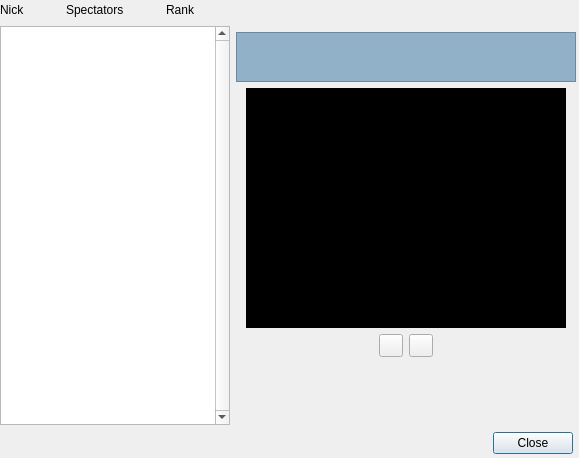
<?xml version="1.0" encoding="UTF-8"?>
<ui version="4.0">
 <class>uiWebcamStandard</class>
 <widget class="QDialog" name="uiWebcamStandard">
  <property name="geometry">
   <rect>
    <x>0</x>
    <y>0</y>
    <width>579</width>
    <height>458</height>
   </rect>
  </property>
  <property name="minimumSize">
   <size>
    <width>579</width>
    <height>458</height>
   </size>
  </property>
  <property name="maximumSize">
   <size>
    <width>579</width>
    <height>458</height>
   </size>
  </property>
  <property name="windowTitle">
   <string>Webcam</string>
  </property>
  <property name="windowIcon">
   <iconset resource="../scc.qrc">
    <normaloff>:/images/logo16x16.png</normaloff>:/images/logo16x16.png</iconset>
  </property>
  <widget class="QDialogButtonBox" name="buttonBox">
   <property name="geometry">
    <rect>
     <x>12</x>
     <y>430</y>
     <width>561</width>
     <height>27</height>
    </rect>
   </property>
   <property name="standardButtons">
    <set>QDialogButtonBox::Close</set>
   </property>
  </widget>
  <widget class="QWidget" name="horizontalLayoutWidget">
   <property name="geometry">
    <rect>
     <x>0</x>
     <y>0</y>
     <width>576</width>
     <height>425</height>
    </rect>
   </property>
   <layout class="QHBoxLayout" name="horizontalLayout">
    <item>
     <layout class="QVBoxLayout" name="verticalLayout">
      <item>
       <layout class="QHBoxLayout" name="horizontalLayout_3">
        <item>
         <widget class="QLabel" name="label_list_nick">
          <property name="text">
           <string>Nick</string>
          </property>
         </widget>
        </item>
        <item>
         <spacer name="horizontalSpacer_5">
          <property name="orientation">
           <enum>Qt::Horizontal</enum>
          </property>
          <property name="sizeHint" stdset="0">
           <size>
            <width>40</width>
            <height>20</height>
           </size>
          </property>
         </spacer>
        </item>
        <item>
         <widget class="QLabel" name="label_list_spectators">
          <property name="text">
           <string>Spectators</string>
          </property>
         </widget>
        </item>
        <item>
         <spacer name="horizontalSpacer_6">
          <property name="orientation">
           <enum>Qt::Horizontal</enum>
          </property>
          <property name="sizeHint" stdset="0">
           <size>
            <width>40</width>
            <height>20</height>
           </size>
          </property>
         </spacer>
        </item>
        <item>
         <widget class="QLabel" name="label_list_rank">
          <property name="text">
           <string>Rank</string>
          </property>
         </widget>
        </item>
        <item>
         <spacer name="horizontalSpacer_7">
          <property name="orientation">
           <enum>Qt::Horizontal</enum>
          </property>
          <property name="sizeHint" stdset="0">
           <size>
            <width>40</width>
            <height>20</height>
           </size>
          </property>
         </spacer>
        </item>
       </layout>
      </item>
      <item>
       <widget class="QListWidget" name="listWidget_nicks">
        <property name="minimumSize">
         <size>
          <width>230</width>
          <height>0</height>
         </size>
        </property>
        <property name="frameShadow">
         <enum>QFrame::Plain</enum>
        </property>
        <property name="verticalScrollBarPolicy">
         <enum>Qt::ScrollBarAlwaysOn</enum>
        </property>
        <property name="horizontalScrollBarPolicy">
         <enum>Qt::ScrollBarAlwaysOff</enum>
        </property>
        <property name="editTriggers">
         <set>QAbstractItemView::NoEditTriggers</set>
        </property>
        <property name="sortingEnabled">
         <bool>true</bool>
        </property>
       </widget>
      </item>
     </layout>
    </item>
    <item>
     <layout class="QVBoxLayout" name="verticalLayout_2">
      <item>
       <spacer name="verticalSpacer_2">
        <property name="orientation">
         <enum>Qt::Vertical</enum>
        </property>
        <property name="sizeHint" stdset="0">
         <size>
          <width>20</width>
          <height>40</height>
         </size>
        </property>
       </spacer>
      </item>
      <item>
       <widget class="QLabel" name="label_nick">
        <property name="styleSheet">
         <string notr="true">font-weight:bold;</string>
        </property>
        <property name="text">
         <string/>
        </property>
        <property name="alignment">
         <set>Qt::AlignCenter</set>
        </property>
       </widget>
      </item>
      <item>
       <widget class="QTextEdit" name="textEdit_desc">
        <property name="maximumSize">
         <size>
          <width>16777215</width>
          <height>50</height>
         </size>
        </property>
        <property name="styleSheet">
         <string notr="true">background-color: rgb(144, 177, 199);</string>
        </property>
        <property name="frameShadow">
         <enum>QFrame::Plain</enum>
        </property>
        <property name="horizontalScrollBarPolicy">
         <enum>Qt::ScrollBarAlwaysOff</enum>
        </property>
        <property name="readOnly">
         <bool>true</bool>
        </property>
       </widget>
      </item>
      <item>
       <layout class="QHBoxLayout" name="horizontalLayout_2">
        <item>
         <spacer name="horizontalSpacer_4">
          <property name="orientation">
           <enum>Qt::Horizontal</enum>
          </property>
          <property name="sizeHint" stdset="0">
           <size>
            <width>40</width>
            <height>20</height>
           </size>
          </property>
         </spacer>
        </item>
        <item>
         <widget class="QLabel" name="label_img">
          <property name="minimumSize">
           <size>
            <width>320</width>
            <height>240</height>
           </size>
          </property>
          <property name="maximumSize">
           <size>
            <width>320</width>
            <height>240</height>
           </size>
          </property>
          <property name="styleSheet">
           <string notr="true">background-color: rgb(0, 0, 0);color: rgb(255, 255, 255);</string>
          </property>
          <property name="text">
           <string/>
          </property>
          <property name="alignment">
           <set>Qt::AlignCenter</set>
          </property>
          <property name="wordWrap">
           <bool>true</bool>
          </property>
         </widget>
        </item>
        <item>
         <spacer name="horizontalSpacer_3">
          <property name="orientation">
           <enum>Qt::Horizontal</enum>
          </property>
          <property name="sizeHint" stdset="0">
           <size>
            <width>40</width>
            <height>20</height>
           </size>
          </property>
         </spacer>
        </item>
       </layout>
      </item>
      <item>
       <layout class="QHBoxLayout" name="horizontalLayout_toolbuttons">
        <item>
         <spacer name="horizontalSpacer_2">
          <property name="orientation">
           <enum>Qt::Horizontal</enum>
          </property>
          <property name="sizeHint" stdset="0">
           <size>
            <width>40</width>
            <height>20</height>
           </size>
          </property>
         </spacer>
        </item>
        <item>
         <widget class="QToolButton" name="toolButton_vote_minus">
          <property name="text">
           <string/>
          </property>
         </widget>
        </item>
        <item>
         <widget class="QToolButton" name="toolButton_vote_plus">
          <property name="text">
           <string/>
          </property>
         </widget>
        </item>
        <item>
         <spacer name="horizontalSpacer">
          <property name="orientation">
           <enum>Qt::Horizontal</enum>
          </property>
          <property name="sizeHint" stdset="0">
           <size>
            <width>40</width>
            <height>20</height>
           </size>
          </property>
         </spacer>
        </item>
       </layout>
      </item>
      <item>
       <widget class="QTextEdit" name="textEdit_channels">
        <property name="maximumSize">
         <size>
          <width>16777215</width>
          <height>50</height>
         </size>
        </property>
        <property name="styleSheet">
         <string notr="true">background-color: rgba(255, 255, 255, 0);</string>
        </property>
        <property name="frameShape">
         <enum>QFrame::NoFrame</enum>
        </property>
        <property name="frameShadow">
         <enum>QFrame::Plain</enum>
        </property>
        <property name="horizontalScrollBarPolicy">
         <enum>Qt::ScrollBarAlwaysOff</enum>
        </property>
        <property name="readOnly">
         <bool>true</bool>
        </property>
       </widget>
      </item>
      <item>
       <spacer name="verticalSpacer">
        <property name="orientation">
         <enum>Qt::Vertical</enum>
        </property>
        <property name="sizeHint" stdset="0">
         <size>
          <width>20</width>
          <height>40</height>
         </size>
        </property>
       </spacer>
      </item>
     </layout>
    </item>
   </layout>
  </widget>
 </widget>
 <resources>
  <include location="../scc.qrc"/>
 </resources>
 <connections/>
</ui>
